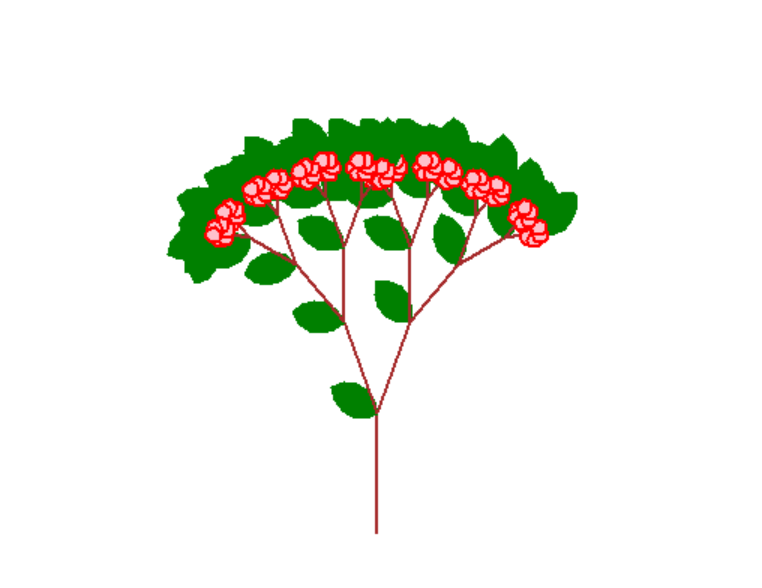

The Python source for this figure:
import turtle as t


def flower():
    t.pencolor("red")
    for i in range(6):
        t.begin_fill()
        t.fillcolor("pink")
        t.circle(5)
        t.left(60)
        t.end_fill()
        
        
def leaves():
    t.pencolor("green")
    t.begin_fill()
    t.fillcolor("green")
    t.circle(20,120)
    t.left(60)
    t.circle(20,120)
    t.end_fill()
    t.left(60)


def tree(n):
    t.pencolor("brown")
    if n > 0:
        t.pendown()
        t.forward(n)
        leaves()
        t.right(20)
        tree(n - 15)
        t.left(40)
        tree(n - 15)
        t.right(20)
        if n == 20:
            flower()
            t.penup()
        t.bk(n)
        
        
def main():
    t.pensize(2)
    t.speed(10)
    t.left(90)
    t.penup()
    t.goto(0,-150)
    t.pendown()
    tree(80)
    t.hideturtle()
 
 
if __name__ == "__main__":
    main()
